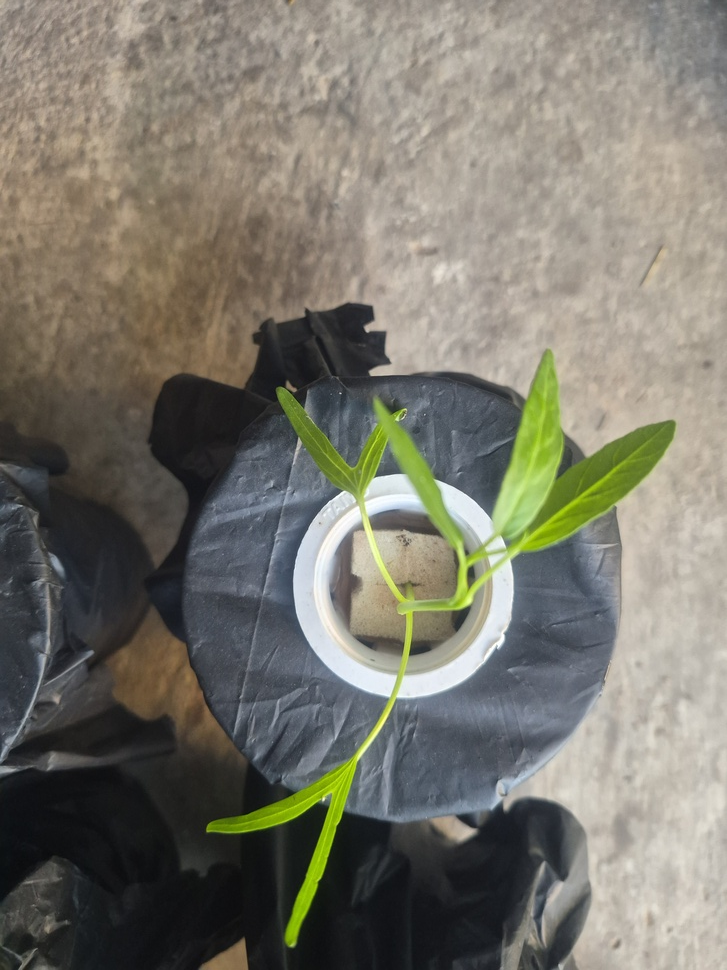
#> input picture data/test_download.jpg, 727 x 970 px, shrunk from 3000 x 4000 before the run
$ python test_crop.py
#> lines starting #> are read from the running program, lines starting #| are printed output that depends on the picture; after the words box and inside, x2 and y2 are one past the last pixel; in counts of white or black regions, pixels touching at a corner belong together
"""
test_crop.py — Automatic plant segmentation and cropping using Excess Green Index (ExG).
Handles Windows Unicode path encoding.
"""

import sys
import io
import os
import cv2
import numpy as np

sys.stdout = io.TextIOWrapper(sys.stdout.buffer, encoding='utf-8')

def imread_unicode(path):
#> called with path = 'd:\\Code มหาปลัย\\data\\test_download.jpg'
    with open(path, 'rb') as f:
        bytes_data = np.frombuffer(f.read(), np.uint8)
    return cv2.imdecode(bytes_data, cv2.IMREAD_COLOR)
#> returned value is the input picture: shape (970, 727, 3); mean B, G, R 108.6, 119.6, 122.1

def imwrite_unicode(path, img):
    ext = os.path.splitext(str(path))[1]
    is_success, buffer = cv2.imencode(ext, img)
    if is_success:
        with open(path, 'wb') as f:
            f.write(buffer)
        return True
    return False

def crop_plant(img_path, output_path, padding_pct=0.08):
    img = imread_unicode(img_path)
    if img is None:
        print(f"Error reading image: {img_path}")
        return False

    h, w, _ = img.shape
#> h = 970; w = 727

    # 1. Convert to float RGB for ExG calculation
    b = img[:, :, 0].astype(np.float32)
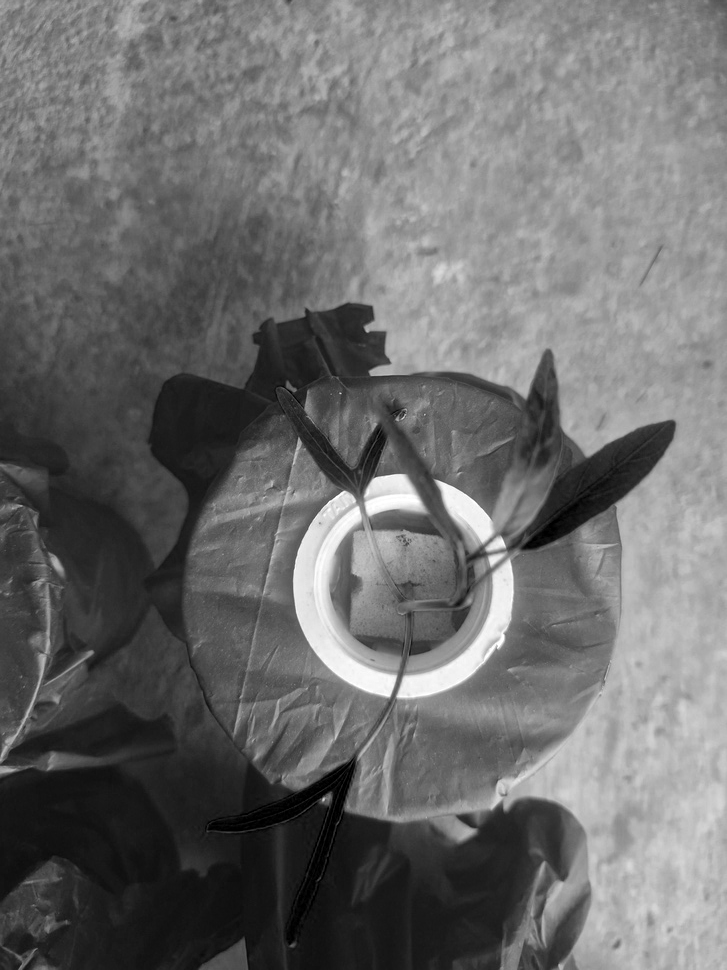
#> b: shape (970, 727) float32; min 0, max 255, mean 108.6
    g = img[:, :, 1].astype(np.float32)
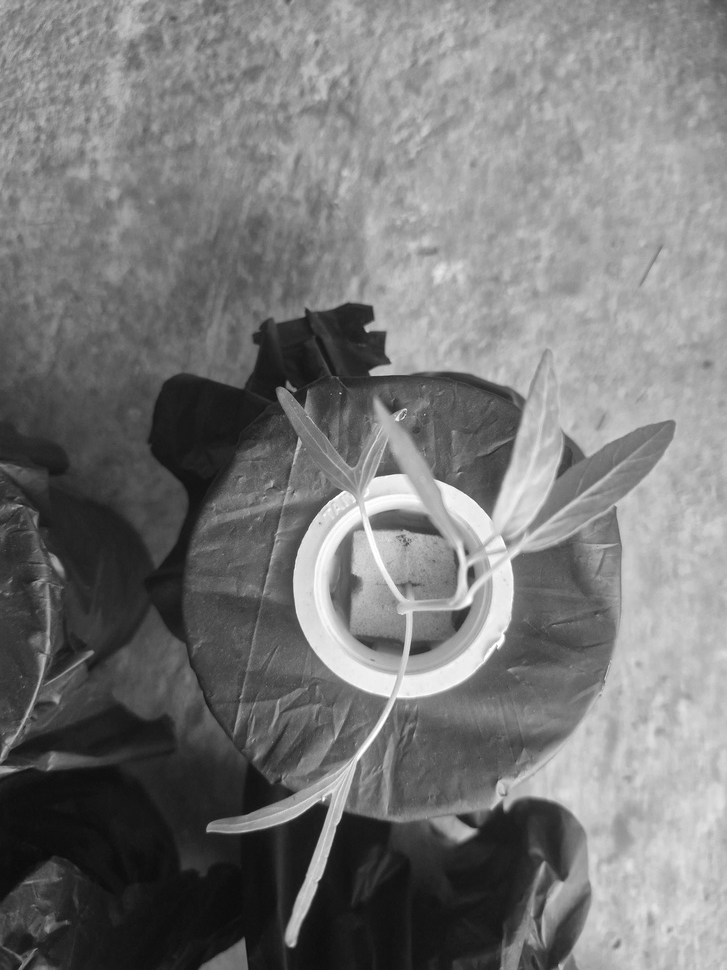
#> g: shape (970, 727) float32; min 11, max 255, mean 119.6
    r = img[:, :, 2].astype(np.float32)
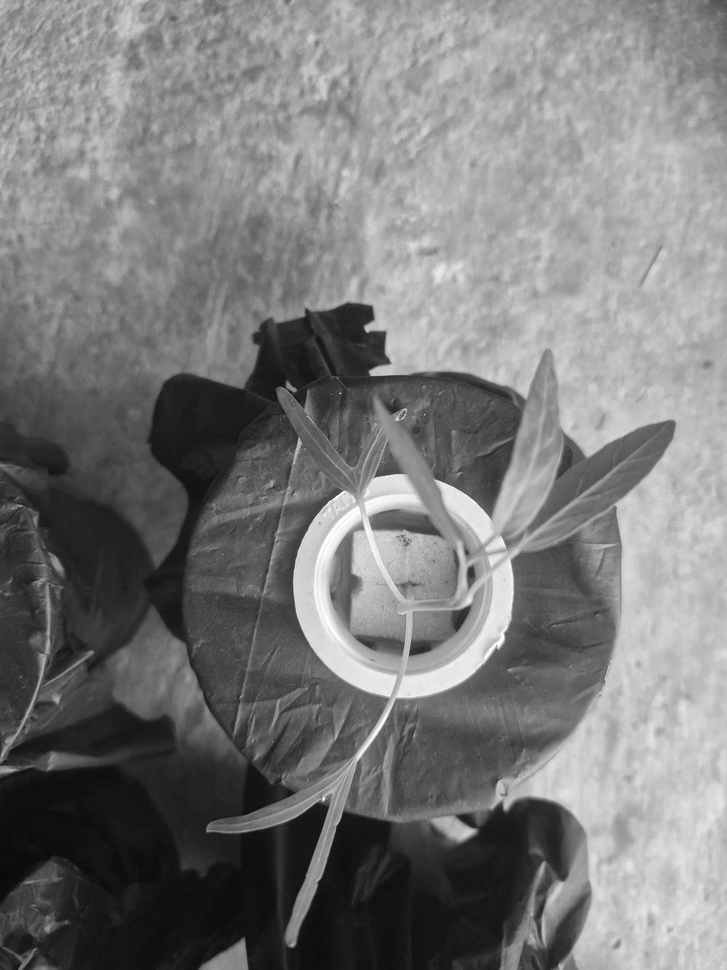
#> r: shape (970, 727) float32; min 6, max 255, mean 122.1

    # Excess Green Index (ExG): 2*G - R - B
    exg = 2 * g - r - b
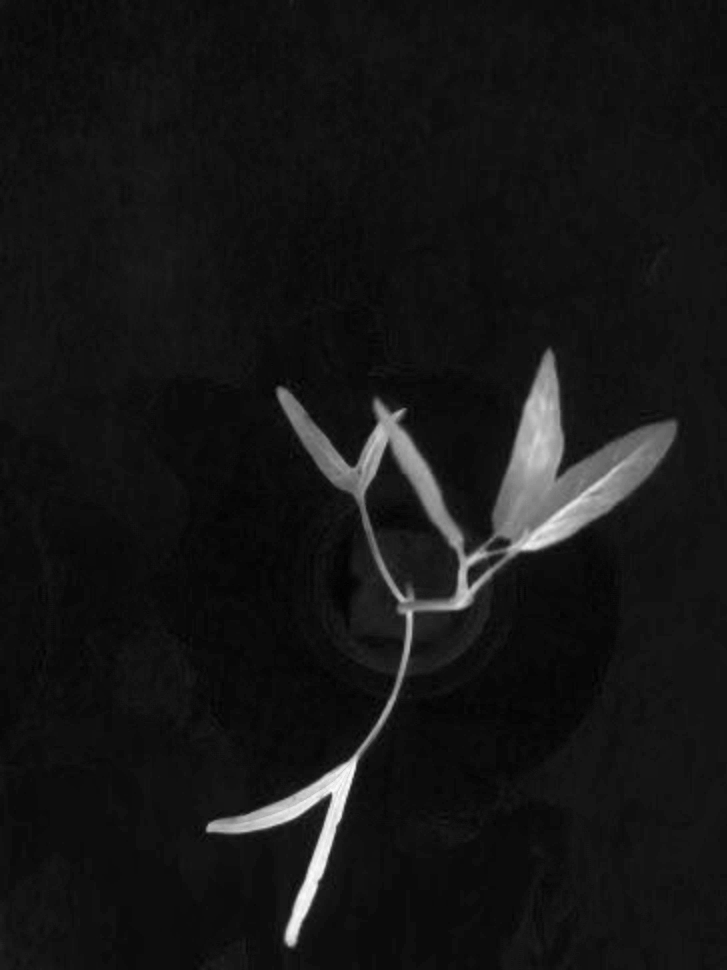
#> exg: shape (970, 727) float32; min -15, max 252, mean 8.4; drawn with min black and max white

    # Normalize ExG to 0-255 uint8
    exg_norm = cv2.normalize(exg, None, 0, 255, cv2.NORM_MINMAX).astype(np.uint8)

    # 2. Otsu thresholding + Gaussian Blur
    blurred = cv2.GaussianBlur(exg_norm, (5, 5), 0)
    _, thresh = cv2.threshold(blurred, 0, 255, cv2.THRESH_BINARY + cv2.THRESH_OTSU)
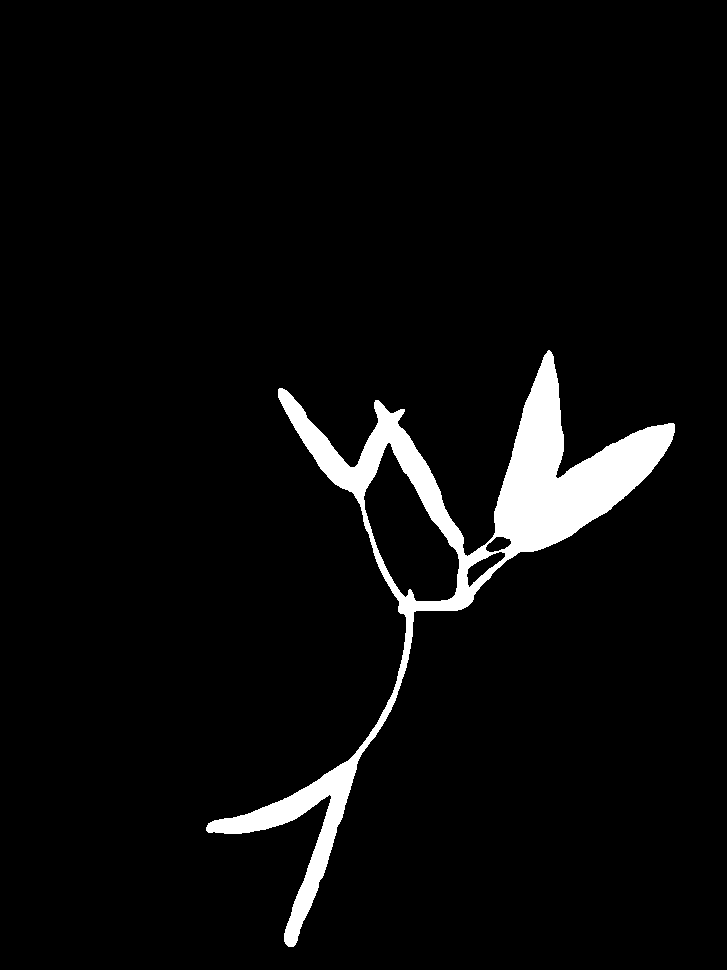
#> thresh: shape (970, 727); 4.5% white; 1 white region, box (x1, y1, x2, y2) and area: (206, 350, 675, 947) 31810

    # 3. Morphological opening & closing to remove noise
    kernel = cv2.getStructuringElement(cv2.MORPH_ELLIPSE, (7, 7))
    mask = cv2.morphologyEx(thresh, cv2.MORPH_OPEN, kernel)
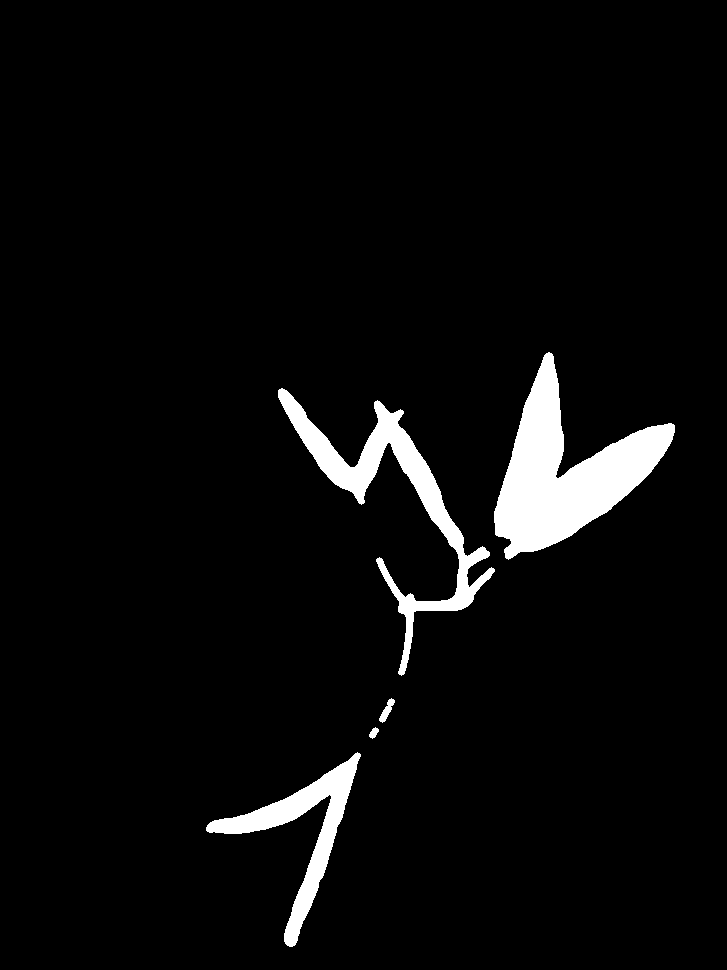
#> mask: shape (970, 727); 4.4% white; 5 white regions, box (x1, y1, x2, y2) and area: (494, 352, 675, 560) 15281, (278, 388, 495, 676) 9539, (206, 752, 361, 947) 5945, (379, 698, 395, 723) 163, (369, 727, 379, 739) 71
    mask = cv2.morphologyEx(mask, cv2.MORPH_CLOSE, kernel)
#> mask: shape (970, 727); 4.4% white; 5 white regions

    # 4. Find all green contours
    contours, _ = cv2.findContours(mask, cv2.RETR_EXTERNAL, cv2.CHAIN_APPROX_SIMPLE)
#> contours = 5 contours; box (x1, y1, x2, y2) and area: (494, 352, 675, 560) 14971, (278, 388, 495, 676) 9022, (206, 752, 361, 947) 5646, (379, 698, 395, 723) 138, (369, 727, 379, 739) 57
    if not contours:
        print(f"No plant detected in {img_path}")
        return False

    # Filter small noise contours (keep contours > 0.5% of total image area)
    min_area = (h * w) * 0.005
#> min_area = 3526
    plant_contours = [cnt for cnt in contours if cv2.contourArea(cnt) > min_area]
#> plant_contours = 3 contours; box (x1, y1, x2, y2) and area: (494, 352, 675, 560) 14971, (278, 388, 495, 676) 9022, (206, 752, 361, 947) 5646

    if not plant_contours:
        # Fallback to largest contour
        plant_contours = [max(contours, key=cv2.contourArea)]

    # 5. Combined bounding box covering all plant foliage
    x_min, y_min = w, h
#> x_min = 727; y_min = 970
    x_max, y_max = 0, 0
    for cnt in plant_contours:
        x, y, cw, ch = cv2.boundingRect(cnt)
        x_min = min(x_min, x)
        y_min = min(y_min, y)
        x_max = max(x_max, x + cw)
        y_max = max(y_max, y + ch)
#> this loop made 3 passes
#> (x, y, cw, ch, y_min, x_max) on passes 1 to 3: (206, 752, 155, 195, 752, 361), (278, 388, 217, 288, 388, 495), (494, 352, 181, 208, 352, 675)

    # Add padding
    pad_x = int((x_max - x_min) * padding_pct)
#> pad_x = 37
    pad_y = int((y_max - y_min) * padding_pct)
#> pad_y = 47
    x1 = max(0, x_min - pad_x)
#> x1 = 169
    y1 = max(0, y_min - pad_y)
#> y1 = 305
    x2 = min(w, x_max + pad_x)
#> x2 = 712
    y2 = min(h, y_max + pad_y)
#> y2 = 970

    # 6. Crop and save
    cropped = img[y1:y2, x1:x2]
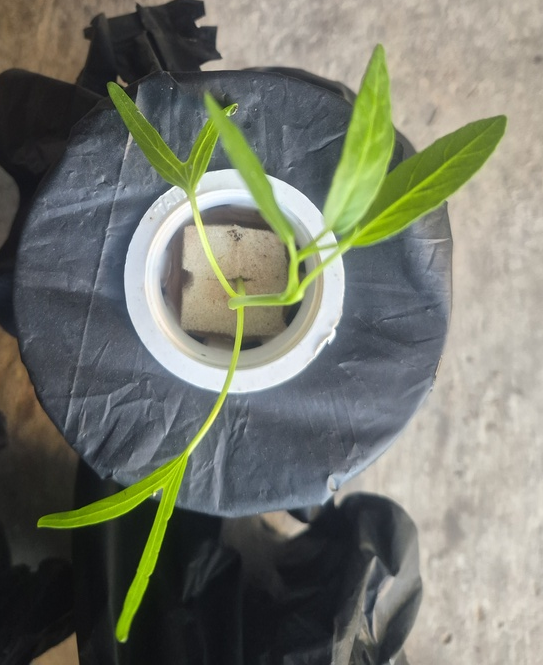
#> cropped: shape (665, 543, 3); mean B, G, R 108.7, 120.5, 117.9
    imwrite_unicode(output_path, cropped)
    print(f"✅ Successfully cropped: ({w}x{h}) -> ({x2-x1}x{y2-y1}) saved to {output_path}")
    return True

if __name__ == "__main__":
    test_img = r"d:\Code มหาปลัย\data\test_download.jpg"
    test_out = r"d:\Code มหาปลัย\data\test_cropped.jpg"
    if os.path.exists(test_img):
        crop_plant(test_img, test_out)
    else:
        print(f"File not found: {test_img}")
